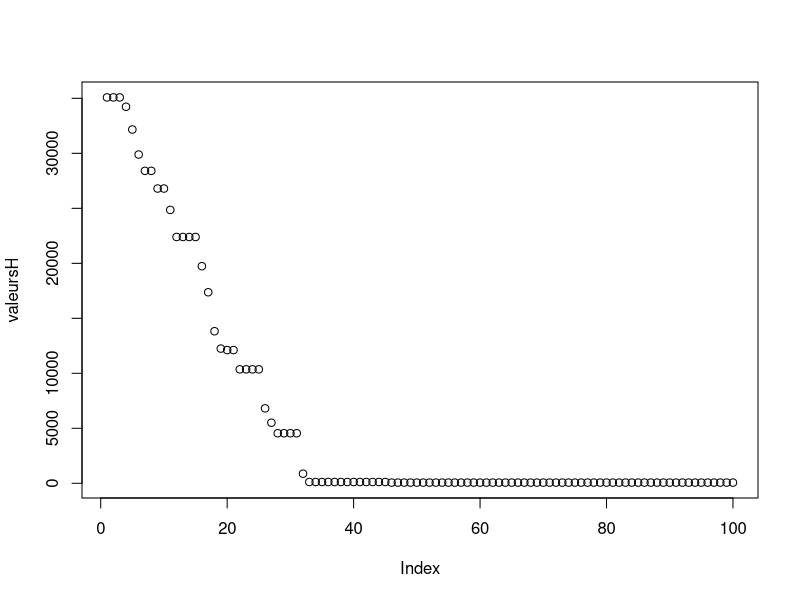
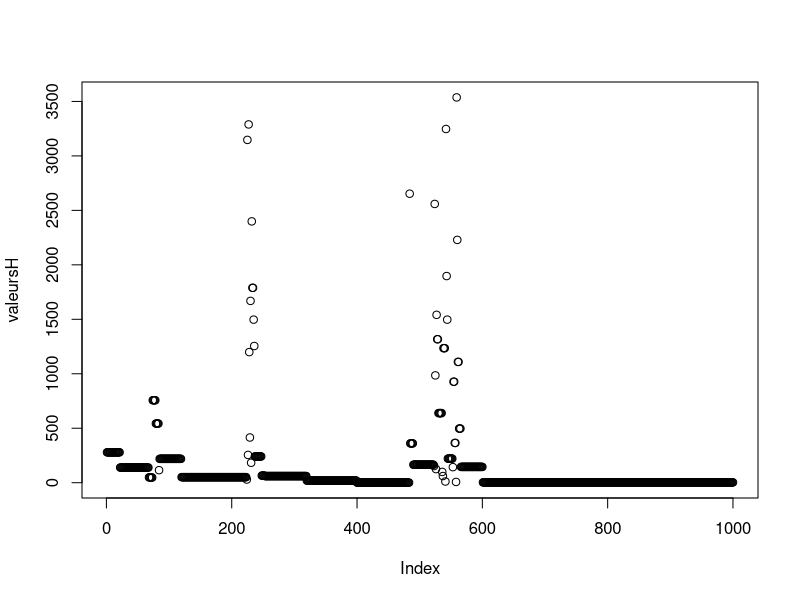
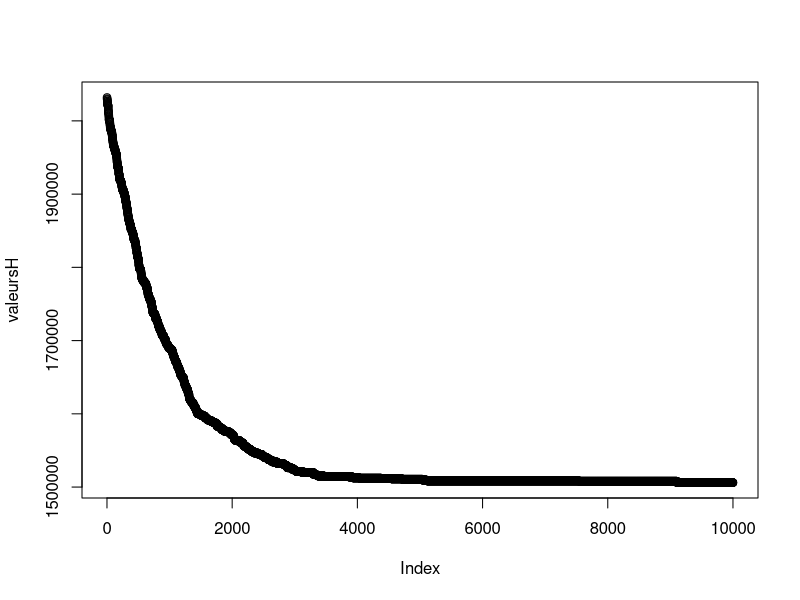
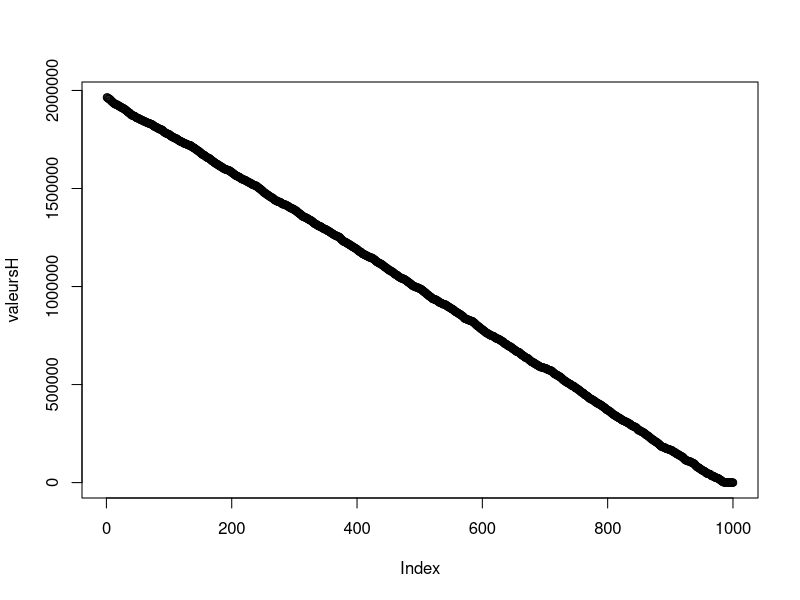

Reproduce these figures in R, in order.
# Initialisation des parametres -------------------------------------------

N = 2000 # nombre maximal que peut atteindre une valeur 
d = 1000 # nombre de valeurs  dans le vecteur




# Fonction Elementaires ---------------------------------------------------
fctH = function(vectValeurs,vectCoordones) {
  loc1 = sum(vectValeurs*vectCoordones)
  loc2 = sum(vectValeurs * (1-vectCoordones))
  return(abs(loc1 - loc2))
}


# Premiere Transition -----------------------------------------------------

transition1 = function(vectValeurs,vectCoord,betta) {
  # on tire une valeur au hasard et on change son appartenance 
  coord = sample(1:d,1)
  vectCoordNew = vectCoord
  vectCoordNew[coord] = 1-vectCoordNew[coord]
  Delta = fctH(vectValeurs,vectCoordNew)-fctH(vectValeurs,vectCoord)
  alpha = min(exp(-betta * Delta),1)
  logAlpha = min(-betta * Delta,0)
  U = runif(1)
  if(log(U) < logAlpha) {return(vectCoordNew)}
  else { return(vectCoord)}
}


# Metropolis premiere transition ------------------------------------------
# La transition semble bien marcher pour des vecteurs pris aleatoirement
vectValeurs = sample(1:N,d,replace = TRUE)
vectCoord = sample(0:1,d,replace = TRUE)
nmax1 = 100
betta0 = 0.05
vectCoordBest = vectCoord
Hbest = fctH(vectValeurs,vectCoord)
valeursH = c()
for (i in 1:nmax1) {
  betta = betta0 * sqrt(i)
  vectCoord = transition1(vectValeurs,vectCoord,betta)
  valeursH[i] = fctH(vectValeurs,vectCoord)
  if(valeursH[i]<Hbest){
    Hbest = valeursH[i]
    vectCoordBest = vectCoord
  }
}
plot(valeursH)
print(Hbest)



# Deuxieme Transition -----------------------------------------------------

transition2 = function(vectValeurs,vectCoord,betta) {
  bool = (sum(vectValeurs * vectCoord) > sum(vectValeurs* (1-vectCoord)))*1
  # bool = 1 si la somme associee aux 1 du vecteur coordonnes est plus grande
  # que la somme associee au 0 du vecteur coordonnes
  vectCoordNew = vectCoord
  coord = sample(which(vectCoord==bool),1)
  vectCoordNew[coord] = 1 - vectCoordNew[coord]
  Delta = fctH(vectValeurs,vectCoordNew)-fctH(vectValeurs,vectCoord)
  
  Qxy = 1/(length(which(vectCoord == vectCoord[coord])))
  # la somme des elements dans l'autre ensemble que coord + la valeur de celui-ci
  terme1 = sum(vectValeurs* (1-bool)) + vectValeurs[coord] 
  # la somme des elements dans le mm ensemble que coord - la valeur de celui-ci
  terme2 = sum(vectValeurs * bool) - vectValeurs[coord]
  if(terme1 < terme2) {
    # Dans ce cas la transition de y a x est impossible et la transition de x a y est toujours accepte
    Qyx = 0
  }
  else{
    Qyx = 1/(length(which(vectCoord == 1-vectCoord[coord]))+1)
  }
  # on passe a l'echelle logarithmique pour qu'on ait pas un underflow numerique a cause des grandes valeurs
  logAlpha = min((-betta * Delta)+ log(Qxy)-log(Qyx),0)
  U = runif(1)
  #print(alpha)
  if(log(U) < logAlpha) {return(vectCoordNew)}
  else { return(vectCoord)}
}


# Metropolis deuxieme transition ------------------------------------------

vectValeurs = sample(1:N,d,replace = TRUE)
vectCoord = sample(0:1,d,replace = TRUE)
nmax2 = 1000
betta0 = 0.2
vectCoordBest = vectCoord
Hbest = fctH(vectValeurs,vectCoord)
valeursH = c()
for (i in 1:nmax2) {
  betta = betta0 * sqrt(i)
  vectCoord = transition2(vectValeurs,vectCoord,betta)
  valeursH[i] = fctH(vectValeurs,vectCoord)
  if(valeursH[i]<Hbest){
    Hbest = valeursH[i]
    vectCoordBest = vectCoord
  }
}
plot(valeursH)
print(Hbest)





# Test avec valeurs particulieres avec premiere transition ----------------
# La premiere transition n'arrive pas a trouver le minimum globale
vectValeurs = 1:N
vectValeurs[N+1] = N*(N+1)/2
vectCoord = sample(0:1,N+1,replace = TRUE)
nmax2 = 10000
betta0 = 0.01
vectCoordBest = vectCoord
Hbest = fctH(vectValeurs,vectCoord)
valeursH = c()
for (i in 1:nmax2) {
  betta = betta0 * sqrt(i)
  vectCoord = transition1(vectValeurs,vectCoord,betta)
  valeursH[i] = fctH(vectValeurs,vectCoord)
  if(valeursH[i]<Hbest){
    Hbest = valeursH[i]
    vectCoordBest = vectCoord
  }
}
plot(valeursH)
print(Hbest)




# Test avec valeurs particulieres avec deuxieme transition -----------------------------------------
# la deuxieme transition arrive a atteindre le minimum global de ce vecteur extreme
vectValeurs = 1:N
vectValeurs[N+1] = N*(N+1)/2
vectCoord = sample(0:1,N+1,replace = TRUE)
nmax2 = 1000
betta0 = 0.2
vectCoordBest = vectCoord
Hbest = fctH(vectValeurs,vectCoord)
valeursH = c()
for (i in 1:nmax2) {
  betta = betta0 * sqrt(i)
  vectCoord = transition2(vectValeurs,vectCoord,betta)
  valeursH[i] = fctH(vectValeurs,vectCoord)
  if(valeursH[i]<Hbest){
    Hbest = valeursH[i]
    vectCoordBest = vectCoord
  }
}
plot(valeursH)
print(Hbest)